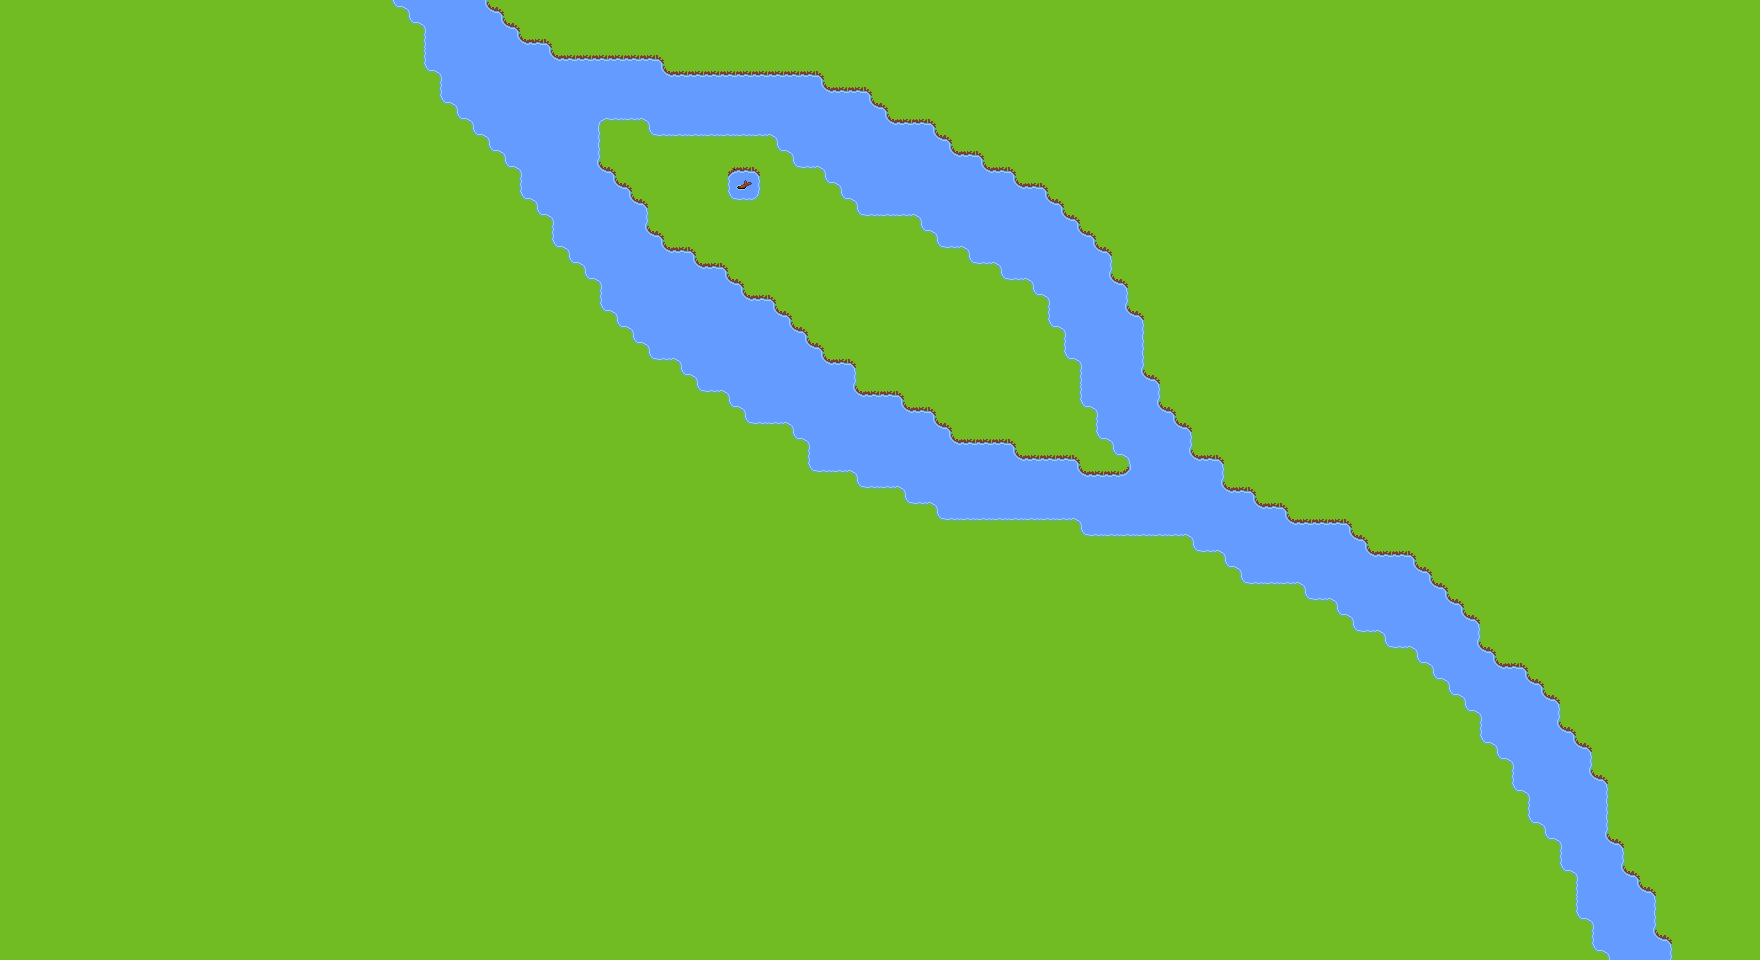

Tiled map render using the project's own tile images. Description and the map definition, with tile-layer contents summarised, below:
An orthogonal 110x60 tile map with 16x16 px tiles, 2 tile layers (Base, borders).

<map version="1.2" tiledversion="1.3.2" orientation="orthogonal" renderorder="right-down" compressionlevel="0" width="110" height="60" tilewidth="16" tileheight="16" infinite="0" nextlayerid="4" nextobjectid="1">
 <tileset firstgid="1" name="Outdoor" tilewidth="16" tileheight="16" tilecount="54" columns="6">
  <image source="spritesheet.png" width="96" height="144" />
 </tileset>
 <layer id="1" name="Base" width="110" height="60">
  <data>[6600 cells, 6600 non-empty, 2 distinct tile ids]</data>
 </layer>
 <layer id="2" name="borders" width="110" height="60">
  <data>[6600 cells, 389 non-empty, 13 distinct tile ids]</data>
 </layer>
</map>
